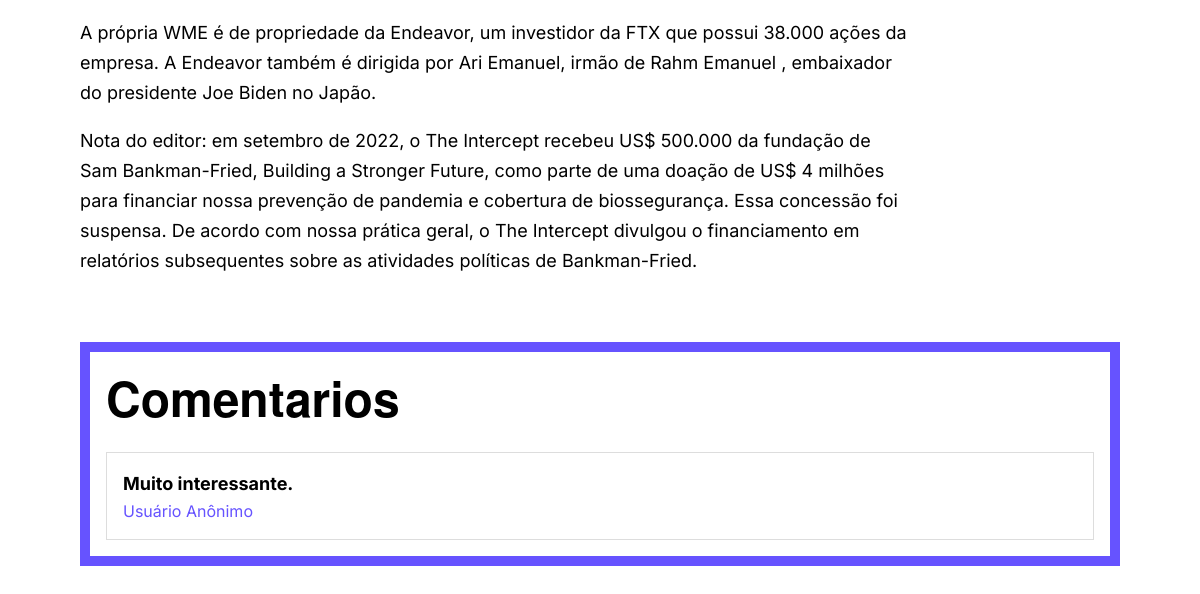
/inrite/news/7 (lower part), run on an earlier commit of the app's database.
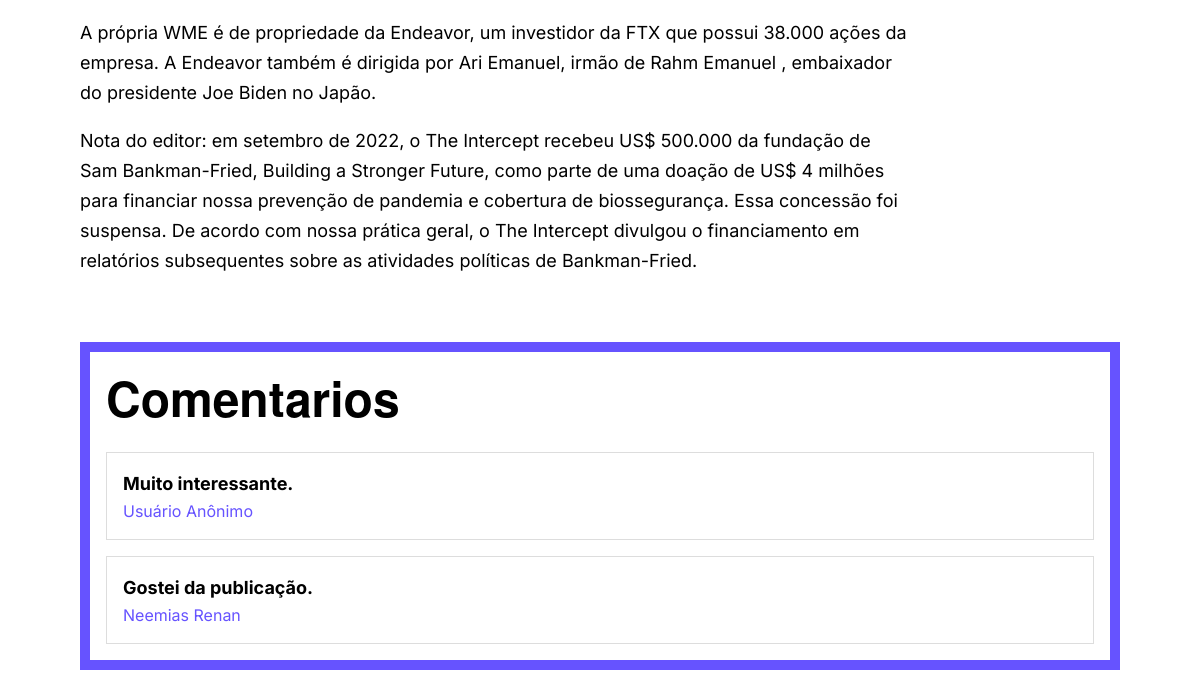
And on a later commit of the database.
### inrite/models.py (models this page shows, shortened)
class Comment(models.Model):
    body = models.TextField()
    author = models.ForeignKey(User, on_delete=models.CASCADE, null=True)
    news = models.ForeignKey(News, on_delete=models.CASCADE)
    def __str__(self):
        return self.body

class Profile(models.Model):
    user = models.OneToOneField(User, on_delete=models.CASCADE)
    name = models.CharField(max_length=100, blank=True)
    contact_info = models.TextField(blank=True)
    profile_picture = models.ImageField(upload_to='profile_pictures', blank=True)
    bio = models.TextField(blank=True)

### inrite/views.py (the view, shortened to what this page needs)
# urls.py: path('news/<int:pk>', views.NewsView.as_view(), name='new'),
class NewsView(View):
    def get(self, request, *args, **kwargs):
        new = get_object_or_404(News, pk=kwargs['pk'])
        all_comments = Comment.objects.filter(news = new)
        context = {
            "new": new,
            "all_comments": all_comments,
        }
        return render(request, 'inrite/new.html', context)

### inrite/templatetags/markdown_tag.py (called while the page is built)
@register.filter
def convert_markdown(value):
    return markdown.markdown(value)

### inrite/templates/inrite/new.html (shortened to what this page needs)
{% extends "inrite/base_second.html" %}
{% load static %}
{% load markdown_tag %}
{% block statics %}
<link rel="stylesheet" href="{% static 'css/new.css' %}">
{% endblock statics %}
{% block content %}
<section class="column gap-3">
    <div class="padding-default">
        <div class="div-content-area width-80">
            {{new.body|convert_markdown|safe}}
        </div>
    </div>
    <div class="padding-default">
        <div class="div-comments">
            <h4 class="fs-h4 margin-bottom-05">Comentarios</h4>
            {% for comment in all_comments %}
            <div class="div-space-comment margin-top-1">
                <p class="fs-p-18 bold">{{comment}}</p>
                {% if comment.author.profile.name == null %}
                <p class="fs-p-16 font-color-secundary">Usuário Anônimo</p>
                {% else %}
                <p class="fs-p-16 font-color-secundary">{{comment.author.profile.name}}</p>
                {% endif %}
            </div>
            {% endfor %}
        </div>
    </div>
</section>
{% endblock content %}

What changed in the data, as far as the page shows it:
added Comment: body "Gostei da publicação.", author.profile.name "Neemias Renan"
